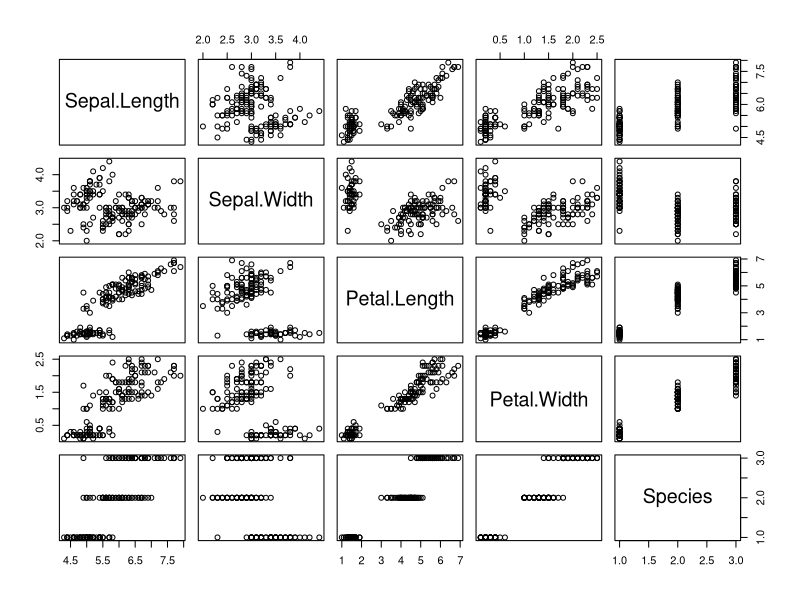
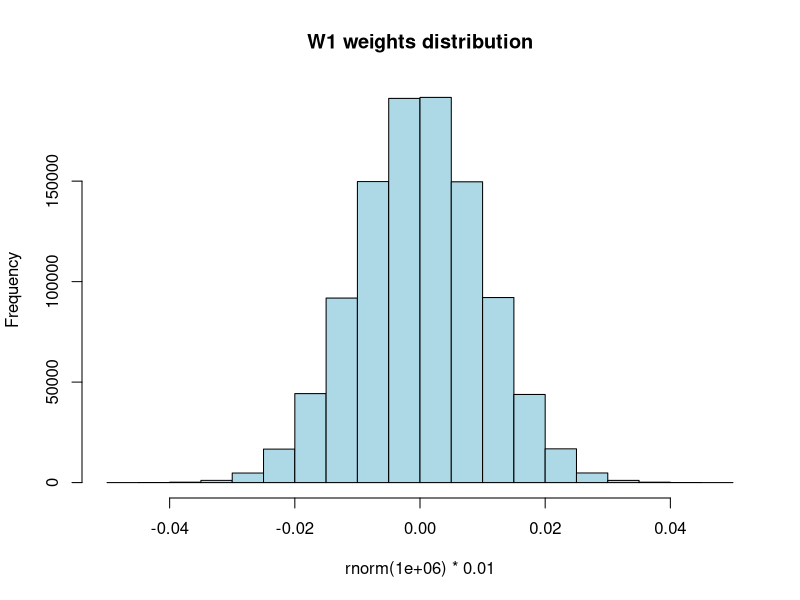

Source code (R) for these figures, in order: (Note: this script raises an error after producing the figures.)

# 05-07-17: this is a super helpful question regarding batch sizes, epoch, etc.
# https://stats.stackexchange.com/questions/153531/what-is-batch-size-in-neural-network

# * one epoch = one forward pass and one backward pass of all the training examples
# * batch size = the number of training examples in one forward/backward pass. The higher 
    # the batch size, the more memory space you'll need.
# * number of iterations = number of passes, each pass using [batch size] number of 
    # examples. To be clear, one pass = one forward pass + one backward pass (we do 
    # not count the forward pass and backward pass as two different passes).


#' 05-05-17: I started with the "fuly_connected_nnet_in_raw_R file because I thought I'd be
#' learning how to code a neural net in raw R with that article, but it led me to
#' their github where I found a bunch of their implementations of NNets. I copied
#' them into that file, then found I wasn't able to clearly understand the code
#' without an incredible amount of trial and error (what class should the inputs
#' for each function be, for example). So then i found this document where they actually
#' do some testing of their NNets on the iris dataset which is what I was going to
#' do anyway, so that is where I am.


# Copyright 2016: www.ParallelR.com
# Parallel Blog : R For Deep Learning (I): Build Fully Connected Neural Network From Scratch
# Classification by 2-layers DNN and tested by iris dataset
# Author: Peng Zhao, patric.zhao@gmail.com

# Prediction
predict.dnn <- function(model, data = X.test) {
    

        model = model # this should already exist (go halfway through train function til you get to predict)
        data = testdata[,-y]
    
    # new data, transfer to matrix
    new.data <- data.matrix(data)
    
    # Feed Forwad
    hidden.layer <- sweep(new.data %*% model$W1 ,2, model$b1, '+')
    # neurons : Rectified Linear
    hidden.layer <- pmax(hidden.layer, 0)
    score <- sweep(hidden.layer %*% model$W2, 2, model$b2, '+')
    
    # Loss Function: softmax
    score.exp <- exp(score)
    probs <-sweep(score.exp, 1, rowSums(score.exp), '/') 
    
    # select max possiblity
    labels.predicted <- max.col(probs)
    return(labels.predicted)
}

# Train: build and train a 2-layers neural network 
train.dnn <- function(x, y, traindata=data, testdata=NULL,
                      model = NULL,  # the user can pass in a pre-built model?
                      # set hidden layers and neurons
                      # currently, only support 1 hidden layer
                      hidden=c(6), 
                      # max iteration steps
                      maxit=2000,
                      # delta loss 
                      abstol=1e-2,
                      # learning rate
                      lr = 1e-2,
                      # regularization rate
                      reg = 1e-3,
                      # show results every 'display' step
                      display = 100,
                      random.seed = 1)
{
    
        # Taylor's hard-coded parameters for procedurally working through this function:
        x = 1:4  # column indeces for the non-label data
        y = 5    # column index for the label
        set.seed(1)  # set seed real quick for train test split
        mysamp = c(sample(1:50,25), sample(51:100,25), sample(101:150,25))  # stratified sampling within the Species class
        traindata = iris[mysamp,]  # training data
        testdata = iris[-mysamp,]  # testing data
        hidden=c(6)                # eventually want to experiment with many layers here, i think this is a single layer of six nodes?
        maxit=2000                 # maximum iterations?
        abstol=1e-2                # 0.01 -- what is delta loss? not sure what that is here..
        lr=1e-2                    # 0.01 -- this is the learning rate or alpha, how fast we converge on minima
        reg=1e-3                   # 0.001 -- this is how to keep from overfitting, not sure how regularization works in a NNet
        display=50                 # how often to display the results out to the console (count of iterations)
        random.seed=1              # for reproducible results, of course
        model=NULL                 # I guess users can pass in their own model? but here we'll set it to NULL so we train our own
        
    
    # to make the case reproducible.
    set.seed(random.seed)
    
    # total number of training set
    N <- nrow(traindata)  # we did a 50/50 split on a 150 row dataset, so nrow train is 75, nrow test is 75
    
    # extract the data and label
    # don't need atribute 
    X <- unname(data.matrix(traindata[,x]))    # data.matrix converts it all to numeric, then to a matrix
        
        # "as.matrix()" would have been the same, but maybe not as safe because it could end up being character matrix if you have non-numbs
        # X <- unname(as.matrix(traindata[,x]))  
        # look at the diff between:
        # as.matrix(iris) and data.matrix(iris)
    
    
    # correct categories represented by integer 
    Y <- traindata[,y]
    if(is.factor(Y)) { Y <- as.integer(Y) }  # converted to the numerical representation of the factor
    # create index for both row and col
    # create index for both row and col
    Y.len   <- length(unique(Y))             # number of unique values of Y -- maybe for number of output nodes?
    Y.set   <- sort(unique(Y))               # sort the number of unique values of Y... could have 1:Y.len unless unsure if starting at 1?
    Y.index <- cbind(1:N, match(Y, Y.set))   # I think this would only matter if they were unordered? we can test that later..
    
    
    
    # create model or get model from parameter
    if(is.null(model)) {
        
        # this is known as the architecture of the NNet, number of input nodes, output nodes, and hidden layers (and nodes per hidden layer)
        # number of input features
        D <- ncol(X)            # input nodes
        # number of categories for classification
        K <- length(unique(Y))  # output nodes
        H <-  hidden            # hidden nodes
        
            print(c(D, H, K))
        
        
        # **********W1 and b1 are the mappings between inputs and first hidden layer
            # multiplying by 0.01 compresses the range of the normally distributed random weights to start with
            
        # create and init weights and bias 
        W1 <- 0.01*matrix(rnorm(D*H), nrow=D, ncol=H)  
            # generate (number of input layers times hidden layer nodes) random numbers,
            # save that in a matrix of rows == input nodes and cols == hidden layer nodes
            # this produces normal randoms centered around zero (limits are about -0.015 and 0.015)
            # how does this work with several hidden layers?? -- let's explore that later
            # this is what the distribution looks like that we're pulling these weights from
            hist(rnorm(1000000) * 0.01, col='light blue', main='W1 weights distribution')  
        
        
        # single row of zeros with (number of hidden nodes) columns
        b1 <- matrix(0, nrow=1, ncol=H)
            # once again, what would this look like with several (or just > 1) hidden layers??
        
        
        # **********W2 and b2 are the mappings between the first hidden layer and the output layers
        
        W2 <- 0.01*matrix(rnorm(H*K), nrow=H, ncol=K)
        b2 <- matrix(0, nrow=1, ncol=K)
        
    # this is where we would assign the variables from a pre-trained model i guess?
    } else {
        D  <- model$D
        K  <- model$K
        H  <- model$H
        W1 <- model$W1
        b1 <- model$b1
        W2 <- model$W2
        b2 <- model$b2
    }
    
    # use all train data to update weights since it's a small dataset
        # what are the limits here? when do you need to update batch size?
        # are batches randomly sampled? with replacement?
    batchsize <- N
    
    
    # init loss to a very big value
        # too many questions to even list here... but I get the idea.. most likely any value will be lower than this
    loss <- 100000
    
    
    # Training the network
    i <- 0
    
    # stop if we hit max iterations or if loss dips down below abstol?
    while(i < maxit && loss > abstol ) {
        
        # iteration index
        i <- i +1  # why not just start at 1? then increment at the end? same difference tho I guess!
        
        # forward ....
        # 1 indicate row, 2 indicate col
        

        hidden.layer <- sweep(X %*% W1 , 2, b1, '+')
                # X is a 75row/4col matrix
                # W1 is a 4row/6col matrix (6, one for each node in the next layer which is the hidden layer)
                # the inner "X %*% W1" yields us a 75row/6col matrix from the matrix multiplication (that makes sense)
                # b1 is initialized as 1row, 6col full of zeros, so the sweep "+" operation isn't doing anything on round 1
                # on the first iteration, the sweep does nothing because b1 is full of zeros, see this below is all "TRUEs"
                sweep(X %*% W1, 2, b1, '+') == X %*% W1  # will only be "trues" for first iteration when b1 is all zeros
        
                # I think if you had multiple hidden layers, you'd just need to do this part twice? we'll see
                
            
                
        # neurons : ReLU -- this is doing that f(x) = max(0, x) to eliminate negative numbers I believe?
        hidden.layer <- pmax(hidden.layer, 0)
        score <- sweep(hidden.layer %*% W2, 2, b2, '+')
        
        
        # softmax
        score.exp <- exp(score)
                
                score[1,1]
                exp(score[1,1])
                score.exp[1,1]
                score.exp
        
        # debug
        probs <- score.exp/rowSums(score.exp)
        
                # is the exp function really necessary to get these to sum to one?
                probs2 <- score/rowSums(score)
        
                sum(probs[1,]); probs[1,]; score.exp[1,]
                sum(probs2[1,]); probs2[1,]; score[1,]
                        probs
                        probs2
        
        
        # compute the loss
        # this aligns the probability we currently have for each of the "correct" classes
        
        # this is really clever use of Matrix1[Matrix2] where Matrix2 is essentially a 
        # mapping between rownumber and column number of the "answer" classification
        corect.logprobs <- -log(probs[Y.index]) 
        
                probs    # These are our predicted class probs, which one to use??
                Y.index  # where these are the rownumber/column that correspond to which col to use above
        
        
                corect.logprobs
                # this is interesting...
                # this is the manual way to do the mapping he did above
                c(probs[1:25,1], probs[26:50,2], probs[51:75,3]) == probs[Y.index]
                # both probs and Y.index are matrices
                # "probs[Y.index]" is subsetting "probs" based on column indeces stored in Y.index
        
        # summing up all of the correct logprobs then dividing by this total batch size
        data.loss  <- sum(corect.logprobs)/batchsize  # this is essentially the average loss per obs in batch
        
        
        # square all weights, sum them, then sum sums, then multiply by (reg * 1/2)
        reg.loss   <- 0.5*reg* (sum(W1*W1) + sum(W2*W2))
        
        
        loss <- data.loss + reg.loss
        
        # display results and update model
        if( i %% display == 0) {
            if(!is.null(testdata)) {
                model <- list( D = D,
                               H = H,
                               K = K,
                               # weights and bias
                               W1 = W1, 
                               b1 = b1, 
                               W2 = W2, 
                               b2 = b2)
                labs <- predict.dnn(model, testdata[,-y])
                accuracy <- mean(as.integer(testdata[,y]) == Y.set[labs])
                cat(i, loss, accuracy, "\n")
            } else {
                cat(i, loss, "\n")
            }
        }
        
        # backward ....
        dscores <- probs
        dscores[Y.index] <- dscores[Y.index] -1
        dscores <- dscores / batchsize
        
        
        dW2 <- t(hidden.layer) %*% dscores 
        db2 <- colSums(dscores)
        
        dhidden <- dscores %*% t(W2)
        dhidden[hidden.layer <= 0] <- 0
        
        dW1 <- t(X) %*% dhidden
        db1 <- colSums(dhidden) 
        
        # update ....
        dW2 <- dW2 + reg*W2
        dW1 <- dW1  + reg*W1
        
        W1 <- W1 - lr * dW1
        b1 <- b1 - lr * db1
        
        W2 <- W2 - lr * dW2
        b2 <- b2 - lr * db2
        
        
        
    }
    
    # final results
    # creat list to store learned parameters
    # you can add more parameters for debug and visualization
    # such as residuals, fitted.values ...
    model <- list( D = D,
                   H = H,
                   K = K,
                   # weights and bias
                   W1= W1, 
                   b1= b1, 
                   W2= W2, 
                   b2= b2)
    
    return(model)
}

########################################################################
# testing
#######################################################################
set.seed(1)

# 0. EDA
summary(iris)
plot(iris)

# 1. split data into test/train
    
    # this appears to be some stratified sampling since 1:50 is a species type, 51-100 is another species, etc.
    # author wanted to sample 25 of each of the species types randomly
    
samp <- c(sample(1:50,25), sample(51:100,25), sample(101:150,25))

    class(samp)  # this is an integer vector of indexes I assume

# 2. train model

    # ah ok, I see. x and y are column index values, that would have taken me a while to figure out...

ir.model <- train.dnn(x=1:4, y=5, traindata=iris[samp,], testdata=iris[-samp,], hidden=10, maxit=2000, display=50)
# ir.model <- train.dnn(x=1:4, y=5, traindata=iris[samp,], hidden=6, maxit=2000, display=50)

    # ok well that was quick AF...  I like this a lot, this is going to help me learn how these things work
    # once and for all!

# 3. prediction
# NOTE: if the predict is factor, we need to transfer the number into class manually.
#       To make the code clear, I don't write this change into predict.dnn function.
labels.dnn <- predict.dnn(ir.model, iris[-samp, -5])

    # keep in mind, he wrote is own predict.dnn function which can be found at the top of this script.

# 4. verify the results
table(iris[-samp,5], labels.dnn)  # this thing killed it!
#          labels.dnn
#            1  2  3
#setosa     25  0  0
#versicolor  0 24  1
#virginica   0  0 25

#accuracy
mean(as.integer(iris[-samp, 5]) == labels.dnn)
# 0.98

# 5. compare with nnet
library(nnet)
ird <- data.frame(rbind(iris3[,,1], iris3[,,2], iris3[,,3]),
                  species = factor(c(rep("s",50), rep("c", 50), rep("v", 50))))
ir.nn2 <- nnet(species ~ ., data = ird, subset = samp, size = 6, rang = 0.1,
               decay = 1e-2, maxit = 2000)


labels.nnet <- predict(ir.nn2, ird[-samp,], type="class")
table(ird$species[-samp], labels.nnet)
#  labels.nnet
#   c  s  v
#c 22  0  3
#s  0 25  0
#v  3  0 22

# accuracy
mean(ird$species[-samp] == labels.nnet)
# 0.96


# Visualization
# the output from screen, copy and paste here.
data1 <- ("i loss accuracy
          50 1.098421 0.3333333 
          100 1.098021 0.3333333 
          150 1.096843 0.3333333 
          200 1.093393 0.3333333 
          250 1.084069 0.3333333 
          300 1.063278 0.3333333 
          350 1.027273 0.3333333 
          400 0.9707605 0.64 
          450 0.8996356 0.6666667 
          500 0.8335469 0.6666667 
          550 0.7662386 0.6666667 
          600 0.6914156 0.6666667 
          650 0.6195753 0.68 
          700 0.5620381 0.68 
          750 0.5184008 0.7333333 
          800 0.4844815 0.84 
          850 0.4568258 0.8933333 
          900 0.4331083 0.92 
          950 0.4118948 0.9333333 
          1000 0.392368 0.96 
          1050 0.3740457 0.96 
          1100 0.3566594 0.96 
          1150 0.3400993 0.9866667 
          1200 0.3243276 0.9866667 
          1250 0.3093422 0.9866667 
          1300 0.2951787 0.9866667 
          1350 0.2818472 0.9866667 
          1400 0.2693641 0.9866667 
          1450 0.2577245 0.9866667 
          1500 0.2469068 0.9866667 
          1550 0.2368819 0.9866667 
          1600 0.2276124 0.9866667 
          1650 0.2190535 0.9866667 
          1700 0.2111565 0.9866667 
          1750 0.2038719 0.9866667 
          1800 0.1971507 0.9866667 
          1850 0.1909452 0.9866667 
          1900 0.1852105 0.9866667 
          1950 0.1799045 0.9866667 
          2000 0.1749881 0.9866667  ")

data.v <- read.table(text=data1, header=T)
par(mar=c(5.1, 4.1, 4.1, 4.1))
plot(x=data.v$i, y=data.v$loss, type="o", col="blue", pch=16, 
     main="IRIS loss and accuracy by 2-layers DNN",
     ylim=c(0, 1.2),
     xlab="",
     ylab="",
     axe =F)
lines(x=data.v$i, y=data.v$accuracy, type="o", col="red", pch=1)
box()
axis(1, at=seq(0,2000,by=200))
axis(4, at=seq(0,1.0,by=0.1))
axis(2, at=seq(0,1.2,by=0.1))
mtext("training step", 1, line=3)
mtext("loss of training set", 2, line=2.5)
mtext("accuracy of testing set", 4, line=2)

legend("bottomleft", 
       legend = c("loss", "accuracy"),
       pch = c(16,1),
       col = c("blue","red"),
       lwd=c(1,1)
)
